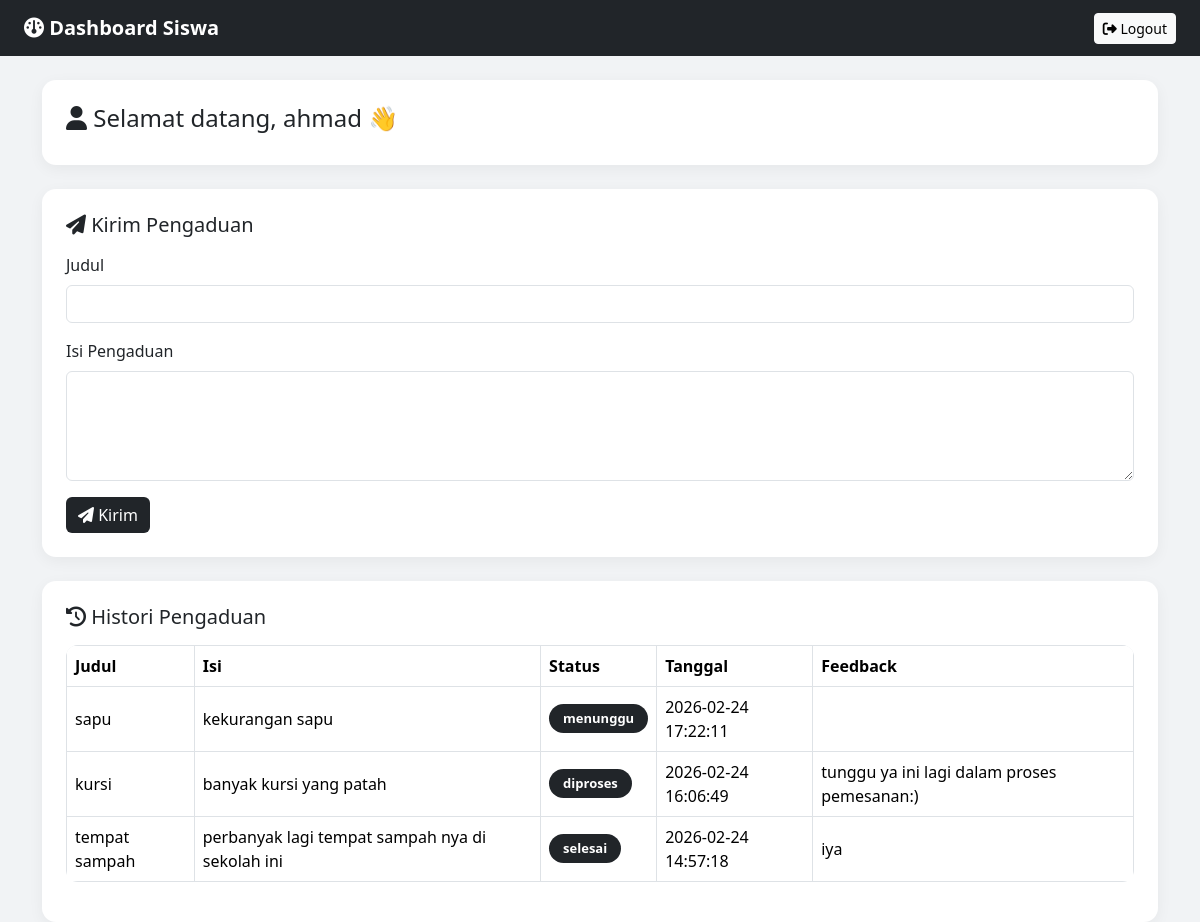
Screenshot of /siswa/dashboard.php (signed in) with the database file from the repository.
### tables this page shows
CREATE TABLE `pengaduan` (
  `id` int(11) NOT NULL,
  `user_id` int(11) DEFAULT NULL,
  `judul` varchar(100) DEFAULT NULL,
  `isi` text DEFAULT NULL,
  `tanggal` datetime DEFAULT current_timestamp(),
  `status` enum('menunggu','diproses','selesai') DEFAULT 'menunggu',
  `feedback` text DEFAULT NULL
);

### models/pengaduan.php (called while the page is built, shortened)
<?php
require_once "../config/koneksi.php";
class Pengaduan {
public function getByUser($user_id) {
    global $conn;
    $query = "SELECT * FROM pengaduan
              WHERE user_id='$user_id'
              ORDER BY tanggal DESC";
    return mysqli_query($conn, $query);
}
}
?>

### siswa/dashboard.php (the view, shortened to what this page needs)
<!DOCTYPE html>
<html>
<head>
    <link href="https://cdn.jsdelivr.net/npm/bootstrap@5.3.2/dist/css/bootstrap.min.css" rel="stylesheet">
    <link rel="stylesheet" href="https://cdnjs.cloudflare.com/ajax/libs/font-awesome/6.5.1/css/all.min.css">
</head>
<body>
<nav class="navbar px-4">
    <span class="navbar-brand">
        <i class="fa-solid fa-gauge"></i> Dashboard Siswa
    </span>
    <a href="../logout.php" class="btn btn-light btn-sm">
        <i class="fa-solid fa-right-from-bracket"></i> Logout
    </a>
</nav>
<div class="container mt-4">
    <div class="card p-4 mb-4">
        <h4>
            <i class="fa-solid fa-user"></i>
            Selamat datang, <?= $_SESSION['nama']; ?> 👋
        </h4>
    </div>
    <div class="card p-4 mb-4">
        <h5 class="mb-3">
            <i class="fa-solid fa-paper-plane"></i> Kirim Pengaduan
        </h5>
        <form action="../controllers/authcontrollers.php" method="POST">
            <div class="mb-3">
                <label class="form-label">Judul</label>
                <input type="text" name="judul" class="form-control" required>
            </div>
            <div class="mb-3">
                <label class="form-label">Isi Pengaduan</label>
                <textarea name="isi" class="form-control" rows="4" required></textarea>
            </div>
            <button type="submit" name="kirim_pengaduan" class="btn btn-dark">
                <i class="fa-solid fa-paper-plane"></i> Kirim
            </button>
        </form>
    </div>
    <div class="card p-4">
        <h5 class="mb-3">
            <i class="fa-solid fa-clock-rotate-left"></i> Histori Pengaduan
        </h5>
        <?php
        require_once "../models/Pengaduan.php";
        $pengaduan = new Pengaduan();
        $data = $pengaduan->getByUser($_SESSION['id']);
        ?>
        <div class="table-responsive">
            <table class="table table-bordered table-hover align-middle">
                <thead>
                    <tr>
                        <th>Judul</th>
                        <th>Isi</th>
                        <th>Status</th>
                        <th>Tanggal</th>
                        <th>Feedback</th>
                    </tr>
                </thead>
                <tbody>
                    <?php while ($row = mysqli_fetch_assoc($data)) { ?>
                        <tr>
                            <td><?= $row['judul']; ?></td>
                            <td><?= $row['isi']; ?></td>
                            <td>
                                <?php
                                $status = $row['status'];
                                if ($status == "Pending") {
                                    echo '<span class="badge bg-secondary">
                                            <i class="fa-solid fa-clock"></i> Pending
                                          </span>';
                                } elseif ($status == "Diproses") {
                                    echo '<span class="badge bg-warning text-dark">
                                            <i class="fa-solid fa-spinner"></i> Diproses
                                          </span>';
                                } elseif ($status == "Selesai") {
                                    echo '<span class="badge bg-success">
                                            <i class="fa-solid fa-circle-check"></i> Selesai
                                          </span>';
                                } else {
                                    echo '<span class="badge bg-dark">'.$status.'</span>';
                                }
                                ?>
                            </td>
                            <td><?= $row['tanggal']; ?></td>
                            <td><?= $row['feedback']; ?></td>
                        </tr>
                    <?php } ?>
                </tbody>
            </table>
        </div>
    </div>
</div>
</body>
</html>

### siswa/dashboard.php (style rules this page uses)
body { background-color: #f1f3f5; font-family: 'Segoe UI', sans-serif; }
.navbar { background-color: #212529; }
.navbar-brand { color: white !important; font-weight: 600; }
.card { border: none; border-radius: 14px; box-shadow: 0 4px 15px rgba(0,0,0,0.05); }
.table { background: white; border-radius: 12px; overflow: hidden; }
.table thead { background-color: #e9ecef; }
.btn-dark { background-color: #212529; border: none; }
.badge { padding: 8px 14px; font-size: 13px; border-radius: 20px; }

### rows the page displays
pengaduan: judul "sapu", isi "kekurangan sapu", status "menunggu", tanggal "2026-02-24 17:22:11"
pengaduan: judul "kursi", isi "banyak kursi yang patah", status "diproses", tanggal "2026-02-24 16:06:49", feedback "tunggu ya ini lagi dalam proses pemesanan:)"
pengaduan: judul "tempat sampah", isi "perbanyak lagi tempat sampah nya di sekolah ini", status "selesai", tanggal "2026-02-24 14:57:18", feedback "iya"

### other values shown
$_SESSION['nama'] "ahmad"
